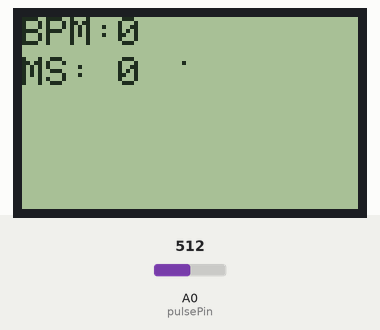
The sketch below on a simulated ESP8266 (NodeMCU). On the bench: 84×48 one-colour display. The test bench sets the inputs (shaded band); at power-on: A0 (pulsePin) = 512.

Above: at 1.2 s.
1.3 s: A0 (pulsePin) set to 306
Timing chart, 0 to 4.3 s (numbered marks = the images above; inputs shaded):
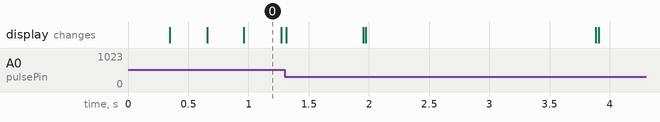

The sketch:

My-NOKIA-Heart.ino
```cpp
// NOKIA Heartbeat
// Hearteat BPM displays on line 1
// Scope Trace of Heartbeat displays on lower 1/2
// By Bob Davis in April 2020

#include <SPI.h>
#include <Adafruit_GFX.h>
#include <Adafruit_PCD8544.h>
Adafruit_PCD8544 display = Adafruit_PCD8544(D7, D6, D5, D3, D4);

// Variables
int pulsePin = A0; // Pulse Sensor on analog pin 0
int blinkPin = D13; // pin to blink led at each beat
int StartSample = 0;// Start time MS
int EndSample = 0;  // End time MS
int rate[5];    // Array of samples in Milliseconds (MS)
int MS = 0;     // Milliseconds between pulses
int BPM;        // Beats Per Minute
int peak=800;   // Typical Peak voltage
int valley=500; // Typical Minimum voltage
int thresh=250; // Trigger threashold
int sens=70;   // Sensitivity to rise and fall of heartbeat
int Signal;     // Incoming raw data from heart sensor
int ypos=0;     // Trace Y axis
boolean Pulse = false; // "True" when heartbeat detected
int rateTotal = 0;

void setup(){
  Serial.begin(9600);
  display.begin();
  display.setContrast(50);
  display.clearDisplay();   // clears the screen and buffer
  pinMode(blinkPin,OUTPUT); // pin to blink with heartbeat
  pinMode(pulsePin,INPUT); // Configuring pin A0 as input
}

void loop(){
  Signal = analogRead(pulsePin);
  // Display values of BPM Signal on LCD
  display.fillRect(0,0,80,20,WHITE); //Clear top
  display.setCursor(0,0);  // First line
  display.println("BPM:");
  display.setCursor(24,0);  // First line
  display.println(BPM);
  display.setCursor(0,10);  // First line
  display.println("MS:");
  display.setCursor(24,10);  // First line
  display.println(MS);
  // Draw the trace of heartbeat
  display.drawPixel(ypos,(Signal/10)-40,BLACK);  // Bottom of LCD
  ypos=ypos+1;
  if (ypos>84) {
    ypos=0;
    display.clearDisplay();   // clears the screen and buffer
  }
  display.display();  // Update the screen

  // Find peak, valley and detect change in direction
  if (Signal > peak) peak=Signal;  // Find peak
  if (Signal < valley) valley=Signal; // Find valley
  if (Pulse == false) thresh = (valley+sens); // look for rise
  if (Pulse == true) thresh = (peak-sens);    // look for fall
  if ((Signal > thresh) && (Pulse == false)){ // Pulse Detected
    Pulse = true; // set Pulse flag
    digitalWrite(blinkPin,HIGH); // turn on pin 13 LED
  }

  if ((Signal < thresh) && (Pulse == true)){ // Pulse Finished
    Pulse = false; // reset Pulse flag
    digitalWrite(blinkPin,LOW); // turn off pin 13 LED
    EndSample = millis();
    MS = (EndSample-StartSample);
    StartSample = millis();
    // Reset peak and valley to center
    valley = valley+((peak-valley)/2);
    peak = valley+((peak-valley)/2);
    // BPM = 60000/MS;
    // Keep and average a running total
    rate[5] = rate[4]; // Shift the oldest MS values
    rate[4] = rate[3]; // Shift the oldest MS values
    rate[3] = rate[2]; // Shift the oldest MS values
    rate[2] = rate[1]; // Shift the oldest MS values
    rate[1] = MS; // add the latest MS to array
    rateTotal = (rate[1]+rate[2]+rate[3]+rate[4]+rate[5])/5; // Add up the MS values
    BPM = 60000/rateTotal; // Beats in a minute is BPM

    // display results on computer screen for troubleshooting.
    Serial.print("Beats Per Min=");
    Serial.print("\t");
    Serial.print(BPM);
    Serial.print("\t");
    Serial.print(rate[1]);
    Serial.println();
  }
  delay(10); // take a break
}
```
